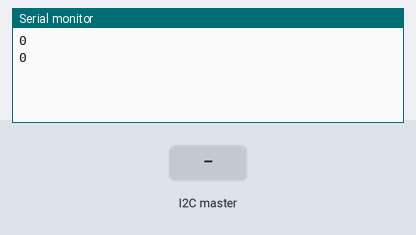
This sketch was run on a simulated Arduino Uno, built with avr-gcc and run on an emulated ATmega328P. On the bench: the last lines printed to the serial monitor. The test bench sets the inputs (shaded band).

Above: at 1.2 s.
1.3 s: the I2C master sends "s"
At 1.7 s:
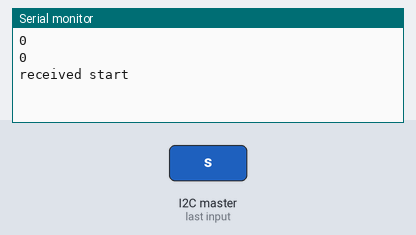
At 2.8 s:
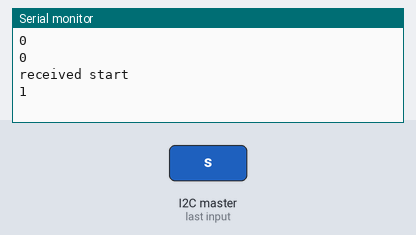

Measured:
- after the input at 1.3 s, the serial monitor: prints a new line at once (image 1)

The sketch:

slave_test.ino
```cpp
#include <Wire.h>

char status;
int state = 0;

void setup() {
  Serial.begin(9600);
  Wire.begin(9);
  Wire.onRequest(request);
  Wire.onReceive(receive);
}

void loop() {
  char c = Serial.read();
  if (c == '\n') {
    status = 'x';
  }

  Serial.println(state);
  delay(1000);
}

void request(int len) {
  if (status == 's') {
    Wire.write(status);
  } else if (status == 'x') {
    Wire.write(status);
    status = 0;
  } else {
    Wire.write('c');
  }
}

void receive(int len) {
  if (Wire.read() == 's') {
    Serial.println("received start");
    state = 1;
  }
}
```
